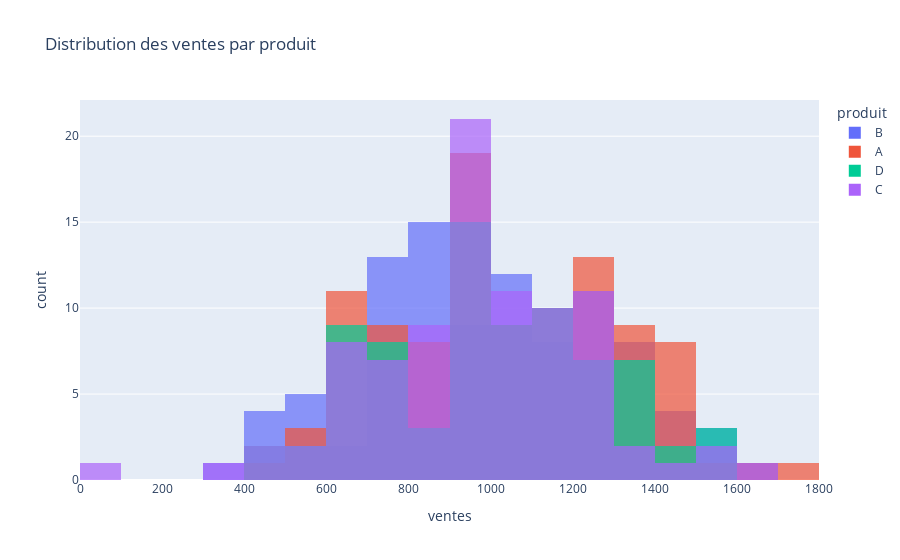

Notebook code for this chart:
### Markdown cell above
### 🎨 Histogramme par catégorie

### Code cell
# Histogramme avec plusieurs catégories
fig = px.histogram(df, 
                   x='ventes', 
                   color='produit',
                   nbins=25,
                   title='Distribution des ventes par produit',
                   barmode='overlay',  # 'overlay', 'group', ou 'stack'
                   opacity=0.7)

fig.show()
